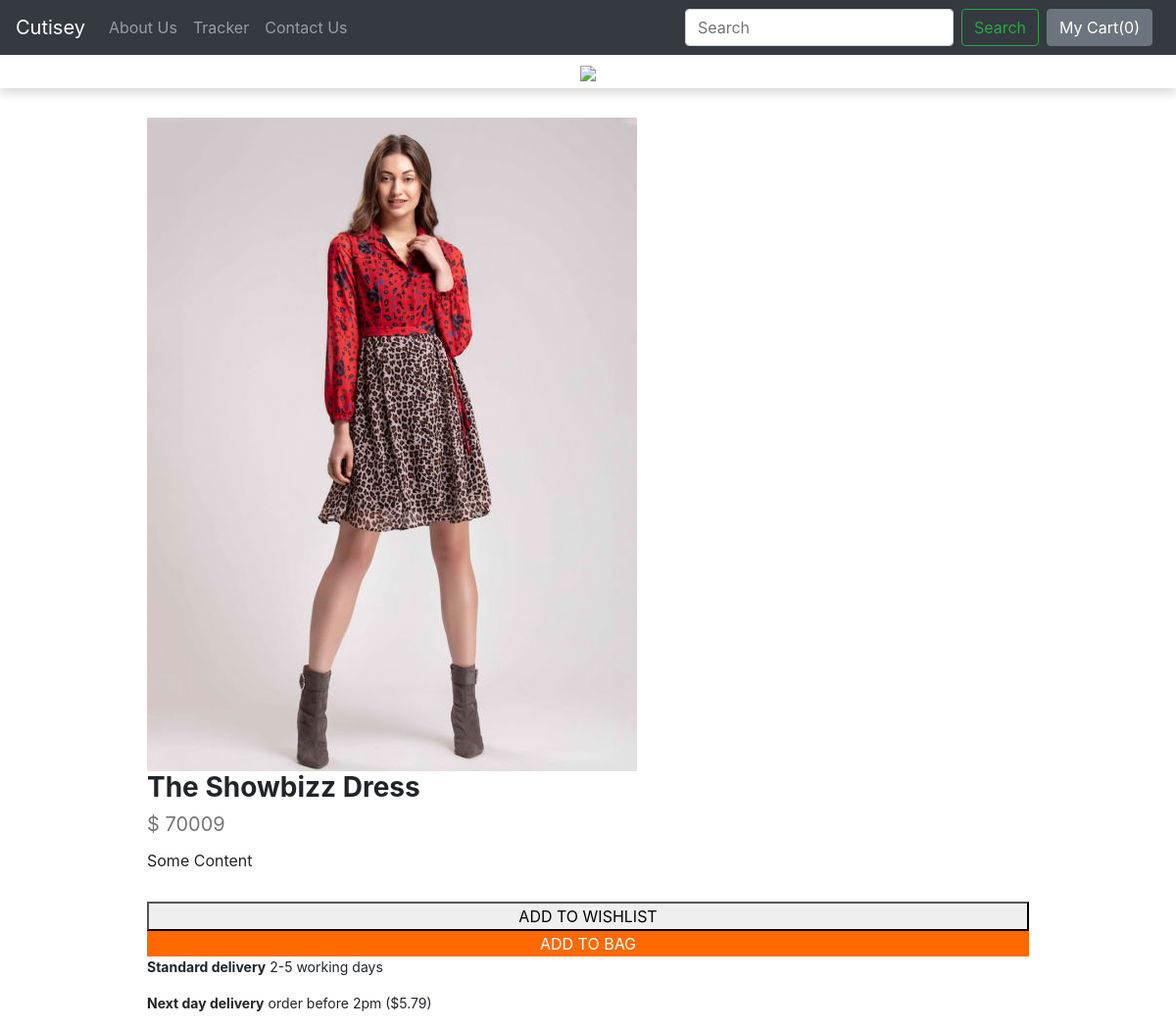
The app's page /Cutisey/products/6 with its own data.
### Cutisey/models.py (models this page shows)
class Product(models.Model):
    product_id = models.AutoField
    product_name = models.CharField(max_length=50)
    category = models.CharField(max_length=50,default="")
    subcategory = models.CharField(max_length=50,default="")
    price = models.IntegerField(default=0)
    desc = models.CharField(max_length=300)
    pub_date = models.DateField()
    image = models.ImageField(upload_to="Cutisey/images",default="")
    def __str__(self):
        return self.product_name

### Cutisey/views.py (the view)
# urls.py: path("products/<int:myid>", views.productView, name="ProductView")
def productView(request, myid):
    product=Product.objects.filter(id=myid)
    print(product)
    return render(request, 'Cutisey/productView.html', {'product':product[0]})

### Cutisey/templates/Cutisey/productView.html (shortened to what this page needs)
{% extends 'Cutisey/basic.html' %}
{% block body %}
     <div id="header">
        <img src="https://awik.io/demo/webshop-zoom/star_logo.png">
      </div>
      <div class="columns">
         <div class="column">
            <div class="thumbnail-container">
              <img class="drift-demo-trigger" data-zoom="https://awik.io/demo/webshop-zoom/shoe-large.jpg" src="/media/{{product.image}}">
            </div>
        </div>
        <div class="grid left">
          <div class="column">
          <div class="details">
            <h1>{{product.product_name}}</h1>
            <p class="price">$ {{product.price}}</p>
            <p class="description">{{product.desc}}</p>
            <div class="columns">
              <div class="column" id="wishlist-container">
                <button class="button">
                    <span>ADD TO WISHLIST</span>
                </button>
              </div>
              <div class="column" id="buy-container">
                <button class="button buy-button">
                    <span>ADD TO BAG</span>
                </button>
              </div>
            </div>
            <p class="small-text"><span>Standard delivery</span> 2-5 working days</p>
            <p class="small-text"><span>Next day delivery</span> order before 2pm ($5.79)</p>
          </div>
        </div>
      </div>
      </div>
 {% endblock %}

### records on screen
Product: image (picture), product_name "The Showbizz Dress", price "70009", desc "Some Content"
